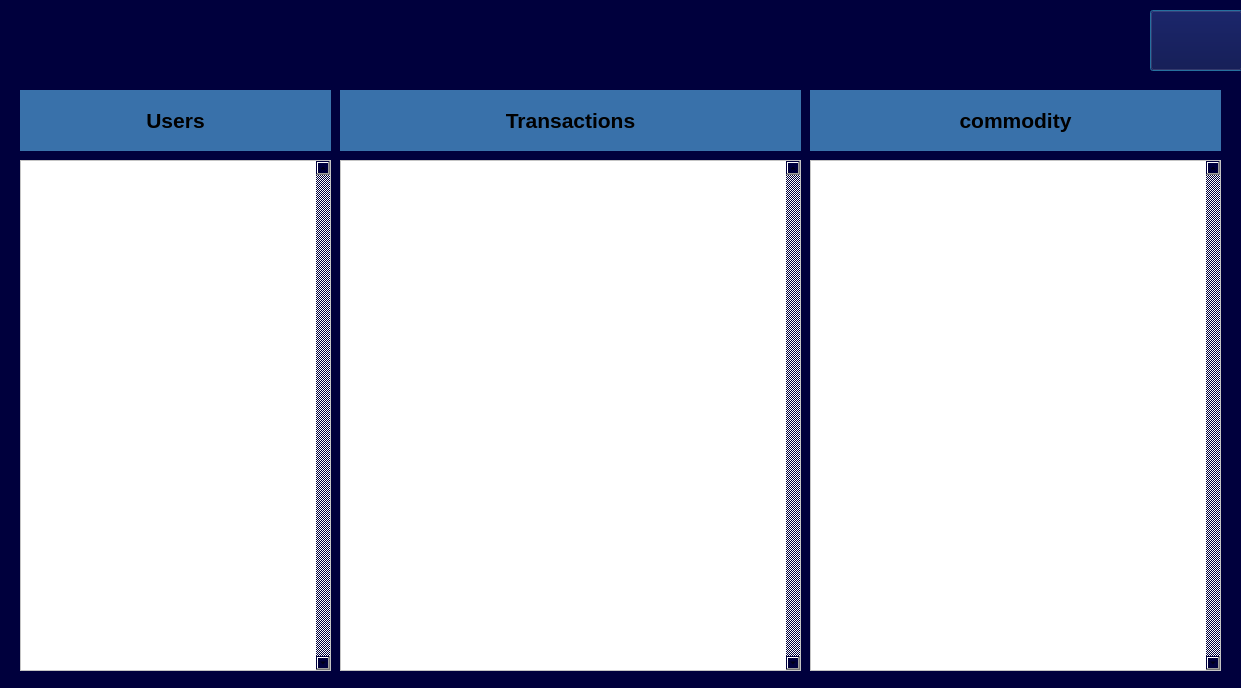
<?xml version="1.0" encoding="UTF-8"?>
<ui version="4.0">
 <class>Admin</class>
 <widget class="QDialog" name="Admin">
  <property name="geometry">
   <rect>
    <x>0</x>
    <y>0</y>
    <width>1241</width>
    <height>688</height>
   </rect>
  </property>
  <property name="windowTitle">
   <string>Dialog</string>
  </property>
  <property name="styleSheet">
   <string notr="true">background-color: rgb(0, 0, 61);</string>
  </property>
  <widget class="QListWidget" name="listWidget_user">
   <property name="geometry">
    <rect>
     <x>20</x>
     <y>160</y>
     <width>311</width>
     <height>511</height>
    </rect>
   </property>
   <property name="styleSheet">
    <string notr="true">background-color: rgb(255, 255, 255);</string>
   </property>
   <property name="verticalScrollBarPolicy">
    <enum>Qt::ScrollBarAlwaysOn</enum>
   </property>
   <property name="autoScrollMargin">
    <number>4</number>
   </property>
   <property name="editTriggers">
    <set>QAbstractItemView::DoubleClicked</set>
   </property>
  </widget>
  <widget class="QPushButton" name="pushButton_log_out">
   <property name="geometry">
    <rect>
     <x>1150</x>
     <y>10</y>
     <width>93</width>
     <height>61</height>
    </rect>
   </property>
   <property name="styleSheet">
    <string notr="true">background-image: url(:/new/prefix1/log out.png);</string>
   </property>
   <property name="text">
    <string/>
   </property>
  </widget>
  <widget class="QListWidget" name="listWidget_Transactions">
   <property name="geometry">
    <rect>
     <x>340</x>
     <y>160</y>
     <width>461</width>
     <height>511</height>
    </rect>
   </property>
   <property name="styleSheet">
    <string notr="true">background-color: rgb(255, 255, 255);</string>
   </property>
   <property name="verticalScrollBarPolicy">
    <enum>Qt::ScrollBarAlwaysOn</enum>
   </property>
   <property name="autoScrollMargin">
    <number>4</number>
   </property>
   <property name="editTriggers">
    <set>QAbstractItemView::NoEditTriggers</set>
   </property>
  </widget>
  <widget class="QLabel" name="label">
   <property name="geometry">
    <rect>
     <x>20</x>
     <y>90</y>
     <width>311</width>
     <height>61</height>
    </rect>
   </property>
   <property name="font">
    <font>
     <pointsize>16</pointsize>
     <bold>true</bold>
    </font>
   </property>
   <property name="styleSheet">
    <string notr="true">background-color: rgb(57, 113, 170);</string>
   </property>
   <property name="text">
    <string>Users</string>
   </property>
   <property name="alignment">
    <set>Qt::AlignCenter</set>
   </property>
  </widget>
  <widget class="QLabel" name="label_2">
   <property name="geometry">
    <rect>
     <x>340</x>
     <y>90</y>
     <width>461</width>
     <height>61</height>
    </rect>
   </property>
   <property name="font">
    <font>
     <pointsize>16</pointsize>
     <bold>true</bold>
    </font>
   </property>
   <property name="styleSheet">
    <string notr="true">background-color: rgb(57, 113, 170);</string>
   </property>
   <property name="text">
    <string>Transactions</string>
   </property>
   <property name="alignment">
    <set>Qt::AlignCenter</set>
   </property>
  </widget>
  <widget class="QListWidget" name="listWidget_commodity">
   <property name="geometry">
    <rect>
     <x>810</x>
     <y>160</y>
     <width>411</width>
     <height>511</height>
    </rect>
   </property>
   <property name="styleSheet">
    <string notr="true">background-color: rgb(255, 255, 255);</string>
   </property>
   <property name="verticalScrollBarPolicy">
    <enum>Qt::ScrollBarAlwaysOn</enum>
   </property>
   <property name="autoScrollMargin">
    <number>4</number>
   </property>
   <property name="editTriggers">
    <set>QAbstractItemView::DoubleClicked</set>
   </property>
  </widget>
  <widget class="QLabel" name="label_3">
   <property name="geometry">
    <rect>
     <x>810</x>
     <y>90</y>
     <width>411</width>
     <height>61</height>
    </rect>
   </property>
   <property name="font">
    <font>
     <pointsize>16</pointsize>
     <bold>true</bold>
    </font>
   </property>
   <property name="styleSheet">
    <string notr="true">background-color: rgb(57, 113, 170);</string>
   </property>
   <property name="text">
    <string>commodity</string>
   </property>
   <property name="alignment">
    <set>Qt::AlignCenter</set>
   </property>
  </widget>
 </widget>
 <resources/>
 <connections/>
</ui>
